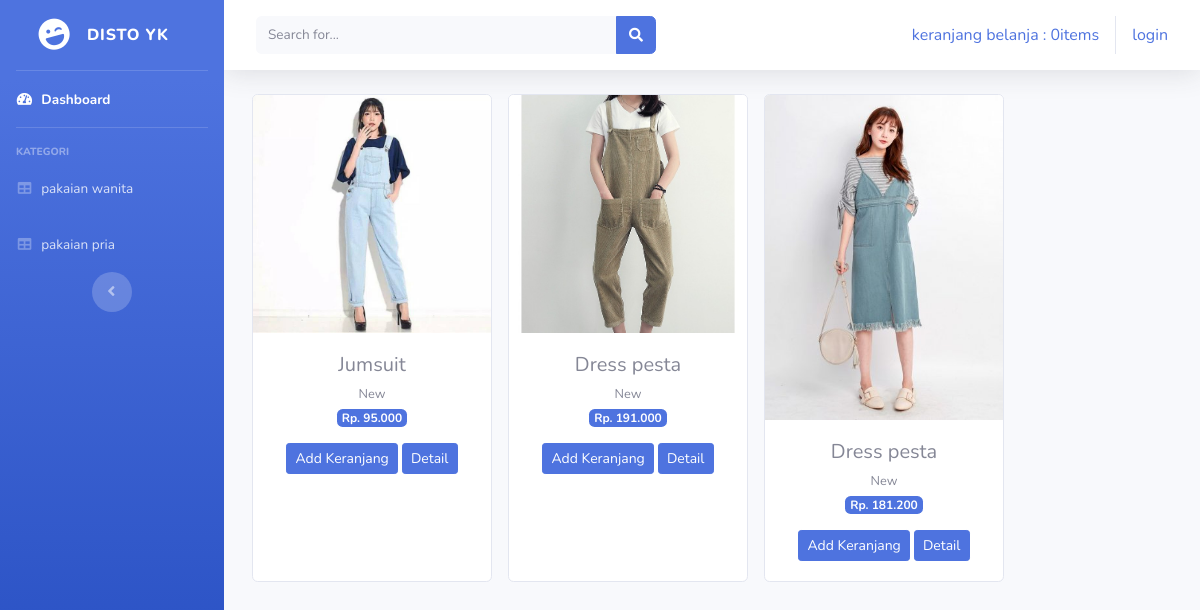
Screenshot of /index.php/kategori/pakaian_wanita with the database file from the repository.
### tables this page shows
CREATE TABLE `tb_barang` (
  `id_brg` int(11) NOT NULL,
  `nama_brg` varchar(34) NOT NULL,
  `keterangan` varchar(90) NOT NULL,
  `kategori` varchar(34) NOT NULL,
  `harga` varchar(34) NOT NULL,
  `stok` varchar(45) NOT NULL,
  `gambar` varchar(80) NOT NULL
);

### application/controllers/Kategori.php (called while the page is built, shortened)
<?php
class Kategori extends CI_Controller
{
    public function pakaian_wanita()
    {
        $data['pakaian_wanita'] = $this->model_kategori->pakaian_wanita()->result();
        $this->load->view('template/header');
        $this->load->view('template/sidebar');
        $this->load->view('barang/kategori_wanita', $data);
        $this->load->view('template/footer');
    }
}

### index.php (called while the page is built, shortened)
<?php
require_once BASEPATH.'core/CodeIgniter.php';

### application/models/model_kategori.php (called while the page is built, shortened)
<?php
class model_kategori extends CI_Model
{
    public function pakaian_wanita()
    {
        return  $this->db->get_where('tb_barang', array('kategori' => 'pakaian wanita'));
    }
}

### application/views/barang/kategori_wanita.php (the view)
<div class="container-fluid">
    <div class="row text-center">
        <?php foreach ($pakaian_wanita as $brg) : ?>
            <div class="card ml-3 mb-3" style="width: 15rem;">
                <img src="<?php echo base_url() . '/upload/' . $brg->gambar ?>" class="card-img-top" alt="...">
                <div class="card-body">
                    <h5 class="card-title mb-1"><?= $brg->nama_brg ?></h5>
                    <small><?= $brg->keterangan ?></small><br>
                    <span class="badge badge-primary mb-3">Rp. <?= number_format($brg->harga, 0, ',', '.') ?>
                    </span><br>
                    <?php echo anchor('barang/add_keranjang/' . $brg->id_brg, '<div class="btn btn-sm btn-primary">Add Keranjang</div>') ?>
                    <?php echo anchor('barang/detail/' . $brg->id_brg, '<div class="btn btn-sm btn-primary">Detail</div>') ?>
                </div>
            </div>
        <?php endforeach; ?>
    </div>
</div>

### rows the page displays
tb_barang: gambar (picture), nama_brg "Jumsuit", keterangan "New", harga "95.000", id_brg "Add Keranjang", id_brg "Detail"
tb_barang: gambar (picture), nama_brg "Dress pesta", keterangan "New", harga "191.000", id_brg "Add Keranjang", id_brg "Detail"
tb_barang: gambar (picture), nama_brg "Dress pesta", keterangan "New", harga "181.200", id_brg "Add Keranjang", id_brg "Detail"

### other values shown
anchor('barang/detail_keranjang', $keranjang) "keranjang belanja : 0items"
anchor('auth/login', 'login') "login"
